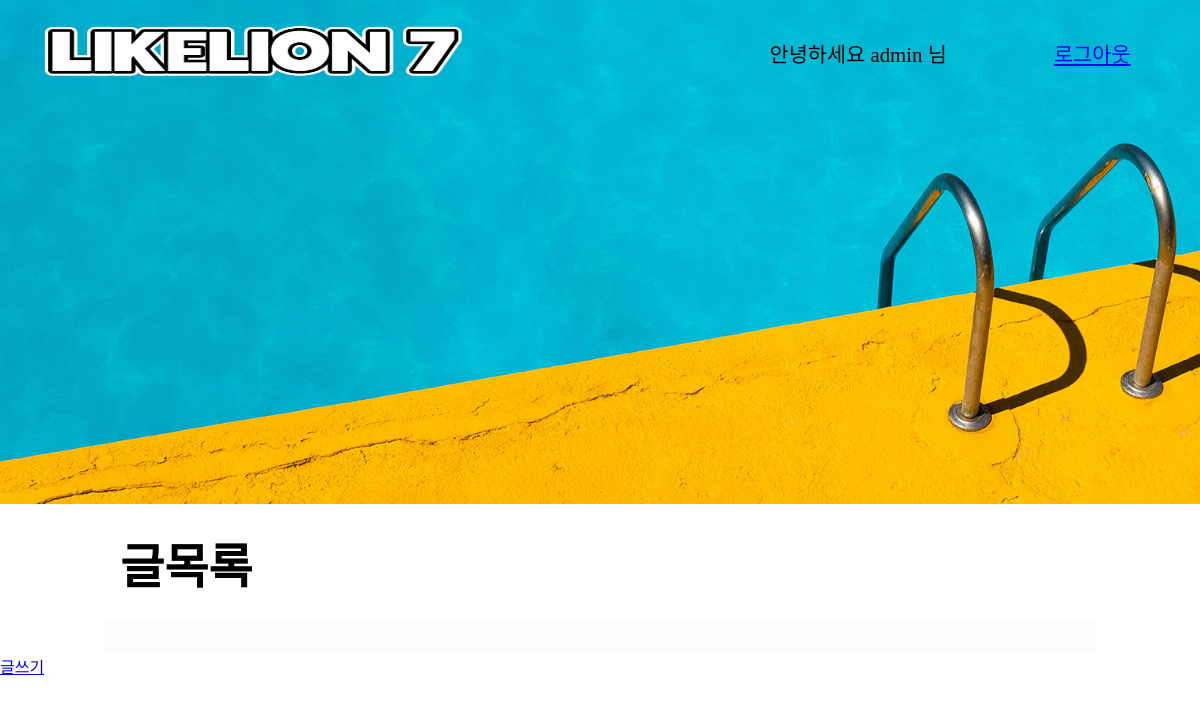
Page / (signed in) on the earlier database version.
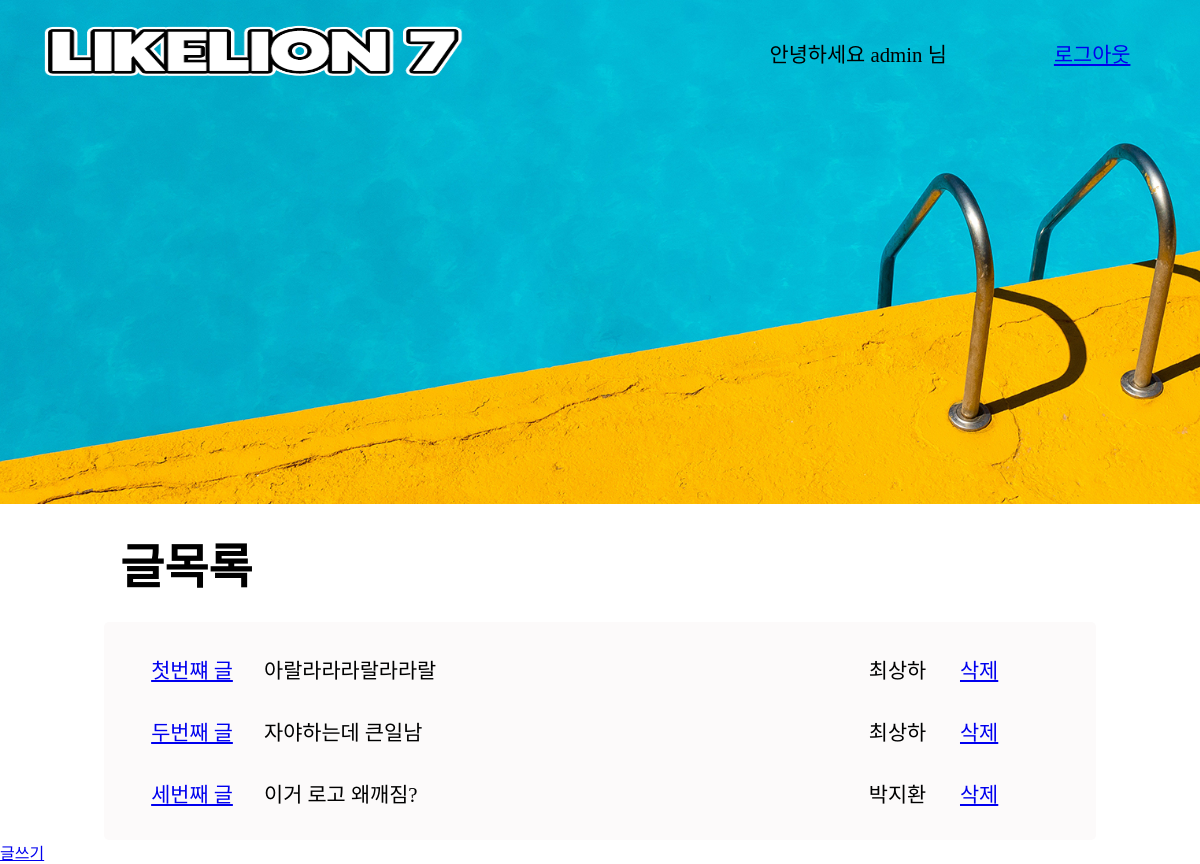
Same page on the later database version.
### blog/models.py (models this page shows, shortened)
class Post(models.Model):
    Title = models.CharField(max_length=200)
    Writer = models.CharField(max_length=100)
    Contents = models.TextField()
    Created_date = models.DateTimeField(default=timezone.now)

### blog/views.py (the view)
# urls.py: 2. Add a URL to urlpatterns:  path('', views.home, name='home')
def home(request):
    posts = Post.objects.all()
    return render(request, 'home.html', {'posts': posts})

### blog/templates/home.html
{% extends "base.html" %} {% block content %}
<div class="board">
    <div class="boardHeader">
        <h1 class="boardTitle">글목록</h1>
    </div>
    <div class="boardContents">
        {% for post in posts%}
        <div class="boardContent">
            <div class="col1">
                <a href="{% url 'detail' post.pk %}">{{ post.Title }}</a>
            </div>
            <div class="col3">
                <p>{{ post.Contents }}</p>
            </div>
            <div class="col2">
                <p>{{ post.Writer }}</p>
            </div>
            <div class="col4">
                <a href="{% url 'delete' post.pk %}">삭제</a>
            </div>
        </div>
        {% endfor%}
    </div>
    <div class="boardFooter">
        <a href="{% url 'new' %}">글쓰기</a>
    </div>
</div>
{% endblock %}

Differences in the rows shown:
added Post: Title "첫번쨰 글", Contents "아랄라라라랄라라랄", Writer "최상하"
added Post: Title "두번째 글", Contents "자야하는데 큰일남", Writer "최상하"
added Post: Title "세번째 글", Contents "이거 로고 왜깨짐?", Writer "박지환"
